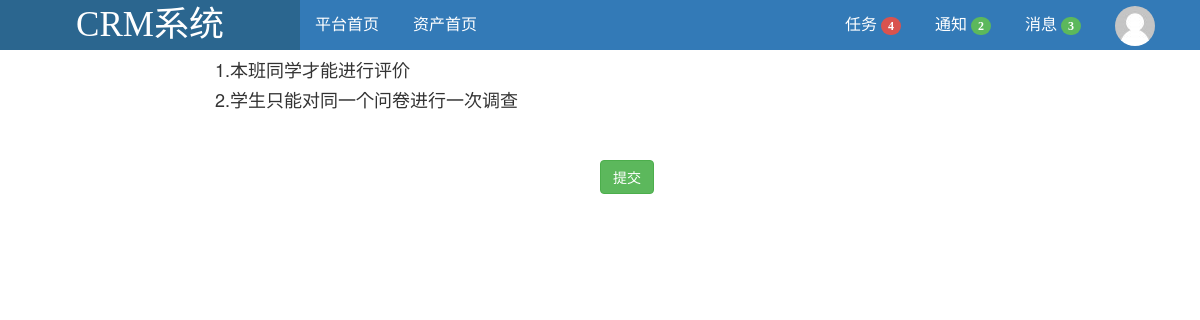
The page /investigation/2/ on the database as committed earlier.
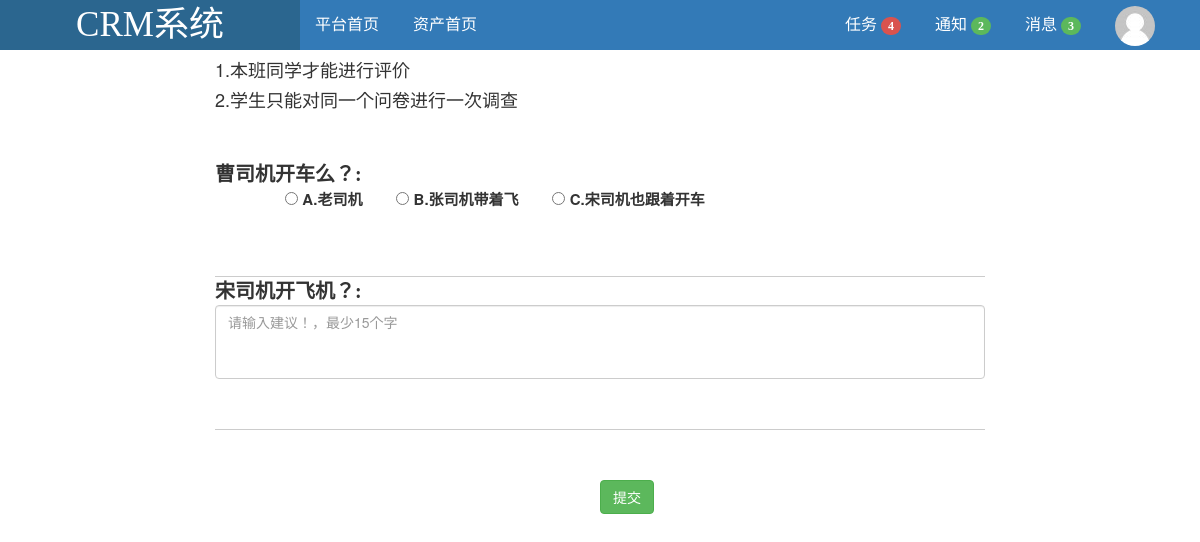
The same page on the database as committed later.
### app01/models.py (models this page shows, shortened)
class Question(models.Model):
    caption = models.TextField(verbose_name="问题",max_length=64)
    question_types = (
        (1,"打分"),
        (2,"单选"),
        (3,"评价"),
    )
    tp = models. IntegerField(choices=question_types,blank=False,default=1)
    questionnaire = models.ForeignKey(verbose_name="所属问卷",to=Questionnaire)

### app01/views.py (the view, shortened to what this page needs)
# urls.py: url(r'^investigation/(?P<naire_id>\d+)/$',views.investigation),
def investigation(request, naire_id):
    field_dict = {}
    request.session["naire_id"] = naire_id
    print(naire_id)
    question_list = Question.objects.filter(questionnaire_id=naire_id)
    for question in question_list:
        if question.tp == 1:
            field_dict["val_%s" % question.id] = fields.ChoiceField(label=question.caption,
                                                                    error_messages={"required": "请选择！"},
                                                                    choices=[(x, x) for x in range(1, 11)],
                                                                    widget=widgets.RadioSelect)
        elif question.tp == 2:
            field_dict["option_id_%s" % question.id] = fields.ChoiceField(label=question.caption,
                                                                          error_messages={"required": "请选择！"},
                                                                          choices=question.option_set.all().values_list(
                                                                              "id", "name"), widget=widgets.RadioSelect)
        elif question.tp == 3:
            field_dict["content_%s" % question.id] = fields.CharField(label=question.caption, min_length=15,
                                                                      error_messages={"required": "不能为空！",
                                                                                      "min_length": "不能少于15个字"},
                                                                      widget=widgets.Textarea(
                                                                          attrs={"cols": "40", "rows": "3",
                                                                                 "class": "form-control Textarea",
                                                                                 "placeholder": "请输入建议！，最少15个字"}))
    TestForm = type('TestForm', (Form,), field_dict)
    if request.method == 'GET':
        print(field_dict)
        form = TestForm()
        return render(request, 'investigation.html', {"form": form})

### templates/investigation.html (shortened to what this page needs)
<!DOCTYPE html>
<html lang="en">
<head>
    <link rel="stylesheet" href="/static/dist/css/bootstrap.min.css">
    <link rel="stylesheet" href="/static/css/investigation.css">
</head>
<body>
<div class="nav">
    <div class="col-md-3 Logo ">CRM系统</div>
    <div class="col-md-9 Mune">
        <div class="MuneLeft pull-left">
            <a href="#">平台首页</a>
            <a href="#">资产首页</a>
        </div>
        <div class="MuneRight pull-right">
            <a href="">任务 <span class="badge danger">4</span></a>
            <a href="">通知 <span class="badge success">2</span></a>
            <a href="">消息 <span class="badge success">3</span></a>
            <a href=""><img src="/static/img/default.png" alt="..." class="img-circle"></a>
        </div>
    </div>
</div>
<div class="col-md-8 col-md-offset-2">
    <h4>1.本班同学才能进行评价</h4>
    <h4>2.学生只能对同一个问卷进行一次调查</h4>
    <div class="questionList">
        <form action="/investigation/{{ request.session.naire_id }}/" method="POST" novalidate>
            {% for fd in form %}
                <div class="question">
                    <div class="question_title">{{ fd.label }}:</div>
                    <div class="question_content">{{ fd }}</div>
                </div>
            {% endfor %}
        <div class="updata">
            <input type="submit" id="btn" class="btn btn-success col-md-offset-6" value="提交">
        </div>
        </form>
    </div>
</div>
</body>
</html>

Rows that differ between the two databases and show on the page:
added Question: label "曹司机开车么？"
added Question: label "宋司机开飞机？"
Other text that changed with them:
new list line: ": ☐ A.老司机 ☐ B.张司机带着飞 ☐ C.宋司机也跟着开车 A.老司机 B.张司机带着飞 C.宋司机也跟着开车"
